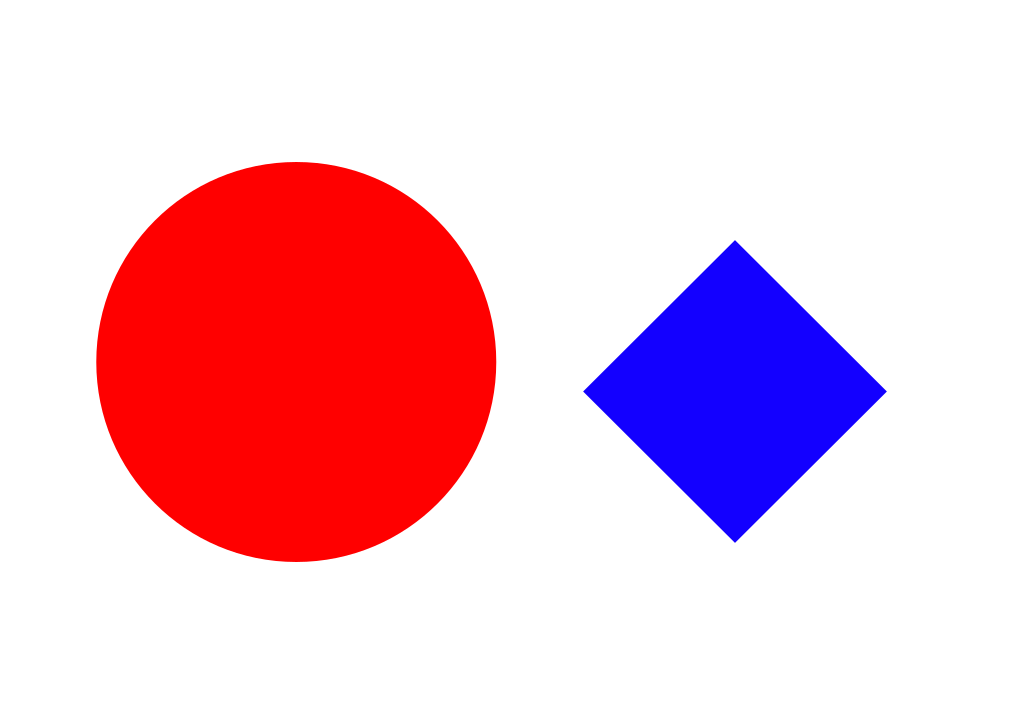
#> input picture task_1a_explore_opencv/Task_1A_Part1/Samples/Sample1.png, 1024 x 724 px, found by its file name
$ jupyter execute shapesandcentroiddetector.ipynb
#> lines starting #> are read from the running program, lines starting #| are printed output that depends on the picture; after the words box and inside, x2 and y2 are one past the last pixel; in counts of white or black regions, pixels touching at a corner belong together
[cell 1]
import cv2 as cv
import numpy as np
from matplotlib import pyplot as plt
name = None

[cell 2]
image = cv.imread("Sample1.png",1)
#> image is the input picture: shape (724, 1024, 3); mean B, G, R 211.8, 196, 240.4
image = cv.line(image, (0,0),(642,642),(255,0,0),3)
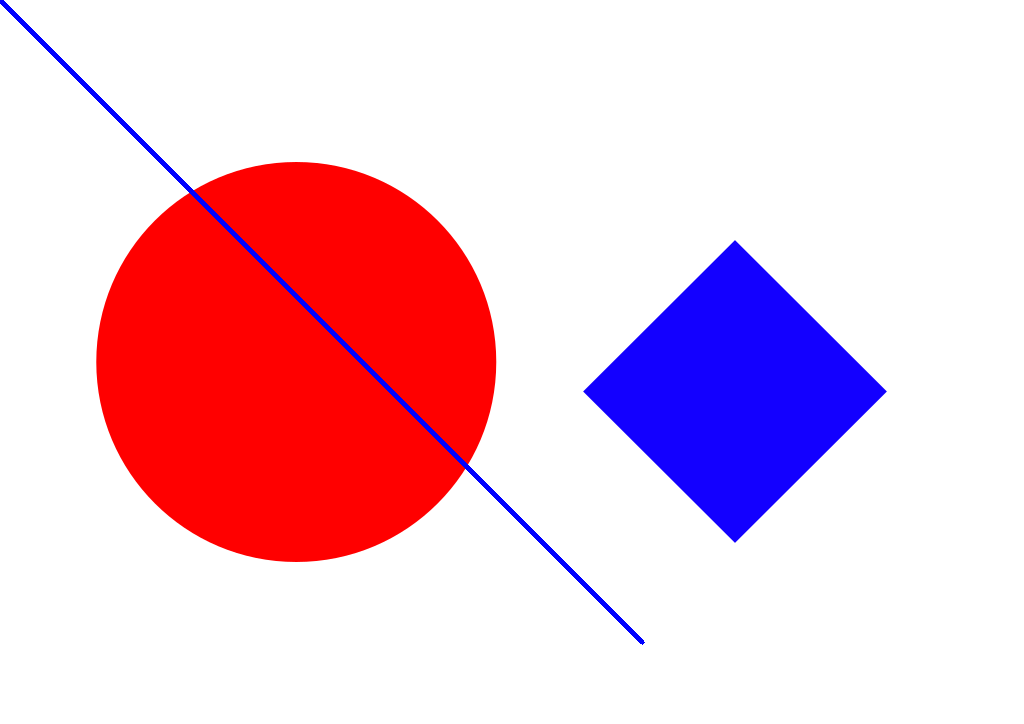
#> image: shape (724, 1024, 3); 0.61% of pixels changed, all inside (x1, y1, x2, y2) = (0, 0, 645, 645)
plt.imshow(image,cmap='gray')
plt.show()
shapes ={}

[cell 3]
def shape(approx):
        if len(approx) == 3:
            shape = "Triangle"

        elif len(approx) == 4:
            #Call rect() to detect the shape
            # angle,op_angle,cong_diag,op_side_eq,all_sides_cong = rect(c)

            # #If opposite angles and sides are equal and diagonals are congruent, it must be a parallelogram
            # if op_angle and op_side_eq and cong_diag:
            #     #If all angles and sides are equal, aspect ratio is 1 and diagonals are congruent, it must be a square
            #     if angle and cong_diag and all_sides_cong:
            #         shape='Square'
            #     elif not(angle) or not(cong_diag) and all_sides_cong:
            #         #If aspect ratio is not 1 and angles are not 90, it must be a rhombus
            #         shape = 'Rhombus'
            #     #Otherwise, its a parallelogram
            #     else:
            shape = 'Parallelogram'
            #If diagonals are not congruent, aspect ratio is not 1, opposite angles are not equal and
            #all angles are not 90 degrees, it is a trapezium
            # elif not(cong_diag) and not(angle) or not(op_angle):
            #     shape='Trapezium'
            # #Otherwise, it is a quadrilateral
            # else: shape='Quadrilateral'
        #Pentagon if shape has 5 sides
        elif len(approx) == 5:
            shape = "Pentagon"
        #Hexagon if shape has 6 sides
        elif len(approx) == 6:
            shape = "Hexagon"
        # otherwise, we assume the shape is a circle
        else:
            shape = "Circle"
        return shape

[cell 4]
    # output = image.copy()
image = cv.GaussianBlur(image,(7,7), -1)
ret,thresh1 = cv.threshold(image,127,255,cv.THRESH_BINARY_INV)
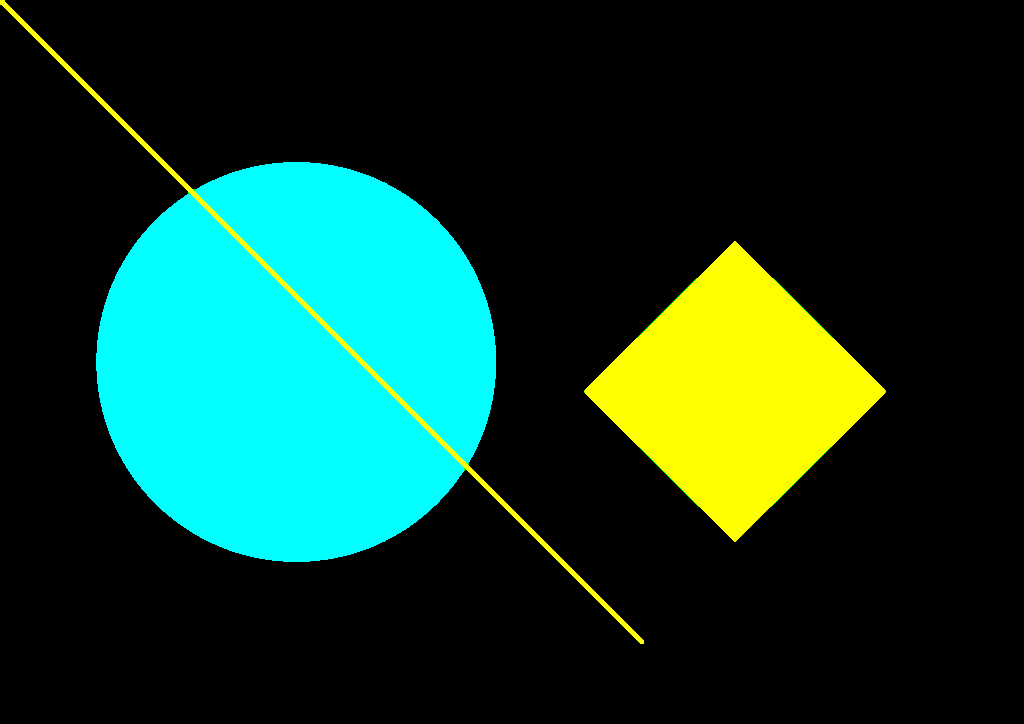
#> thresh1: shape (724, 1024, 3); mean B, G, R 42.6, 59.9, 17.3
plt.imshow(thresh1,cmap='gray')
plt.show()
edges = cv.Canny(thresh1,40,200)
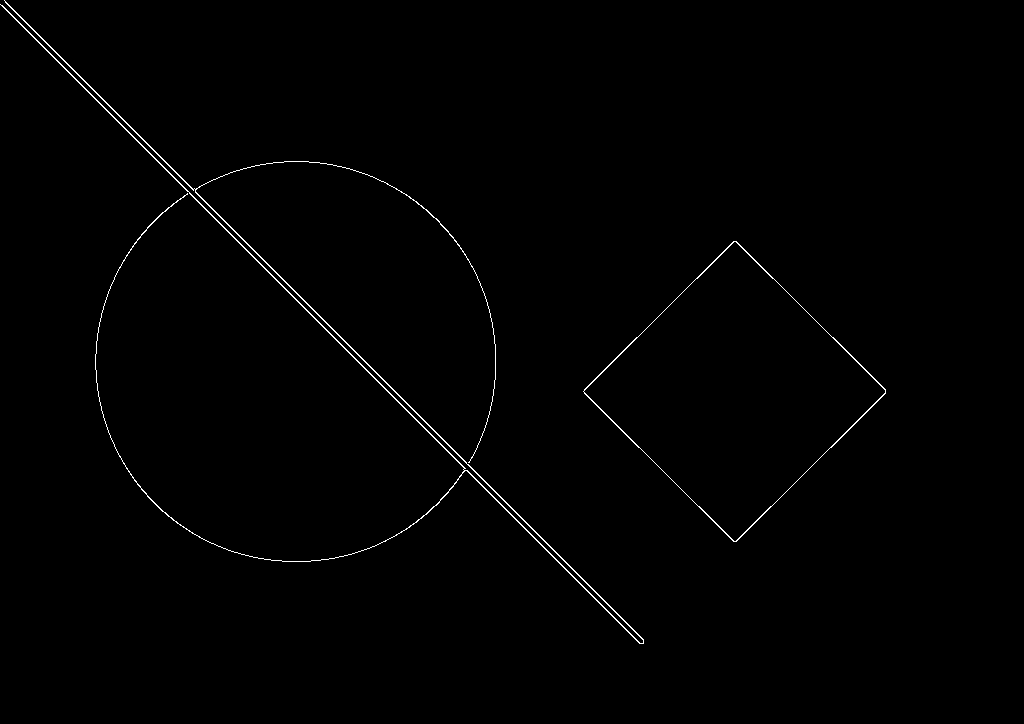
#> edges: shape (724, 1024); 0.65% white in thin lines or dots, all inside (x1, y1, x2, y2) = (0, 0, 886, 644)
cnts = cv.findContours(edges, cv.RETR_TREE, cv.CHAIN_APPROX_SIMPLE)
#> cnts = 3 contours; box (x1, y1, x2, y2) and area: (583, 241, 886, 542) 46113, (583, 241, 886, 542) 45755, (0, 0, 644, 644) 1454
plt.imshow(edges,cmap='gray')
plt.show()

if len(cnts) == 2:
        cnts = cnts[0]
elif len(cnts) == 3:
        cnts = cnts[1]
img = cv.drawContours(image,cnts, -1, (0,255,0), 3)
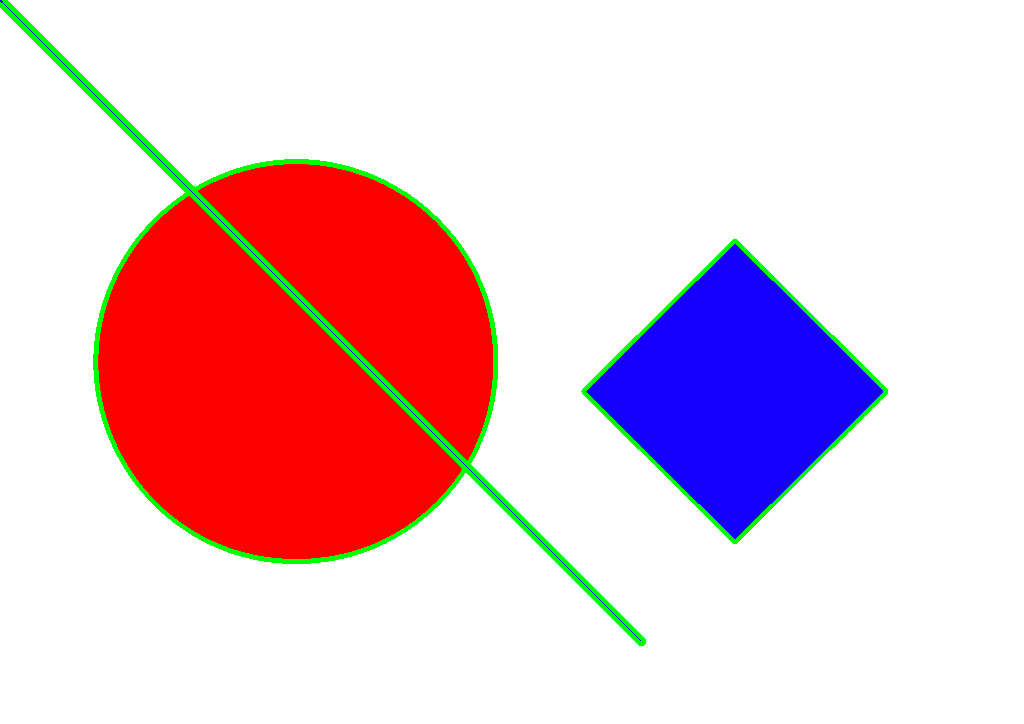
#> img: shape (724, 1024, 3); mean B, G, R 208.1, 198.6, 234.8
cv.imwrite("cnts.png",img)
plt.imshow(img,cmap='gray')
plt.show()
for cnt in cnts:
        M = cv.moments(cnt)
        cX = int((M["m10"] / M["m00"])) #X co-ordinate of the centroid of the shape
        cY = int((M["m01"] / M["m00"])) #Y co-ordinate of the centroid of the shape
        peri = cv.arcLength(cnt, True)
        approx = cv.approxPolyDP(cnt, 0.001 * peri, True)
        area=cv.contourArea((cnt))
        print(shape(approx))
        if shape(approx) =='Circle':
            # print(cX, cY)
            # print(len(approx), area)
            shapes['Circle'] =[None,cX,cY]
#> this loop made 3 passes
#> (cX, cY, peri, area) on passes 1 to 3: (734, 391, 856, 46113), (734, 391, 853.7, 45755), (318, 327, 6256.4, 1453.5)
#| Circle
#| Circle
#| Circle
#> after the loop, shapes = 1 item
print(shapes)
#| {'Circle': [None, 318, 327]}

[cell 5]
for cnt in cnts:
        M = cv.moments(cnt)
        cX = int((M["m10"] / M["m00"])) #X co-ordinate of the centroid of the shape
        cY = int((M["m01"] / M["m00"])) #Y co-ordinate of the centroid of the shape
        peri = cv.arcLength(cnt, True)
        approx = cv.approxPolyDP(cnt, 0.001 * peri, True)
        area=cv.contourArea((cnt))
        print(shape(approx))
        if shape(approx) =='Circle':
            # print(cX, cY)
            # print(len(approx), area)
            shapes['Circle'] =[None,cX,cY]
print(shapes)
#| {'Circle': [None, 318, 327]}

$ run again, with task_1a_explore_opencv/Task_1A_Part1/Samples/Sample2.png copied over task_1a_explore_opencv/Task_1A_Part1/Samples/Sample1.png
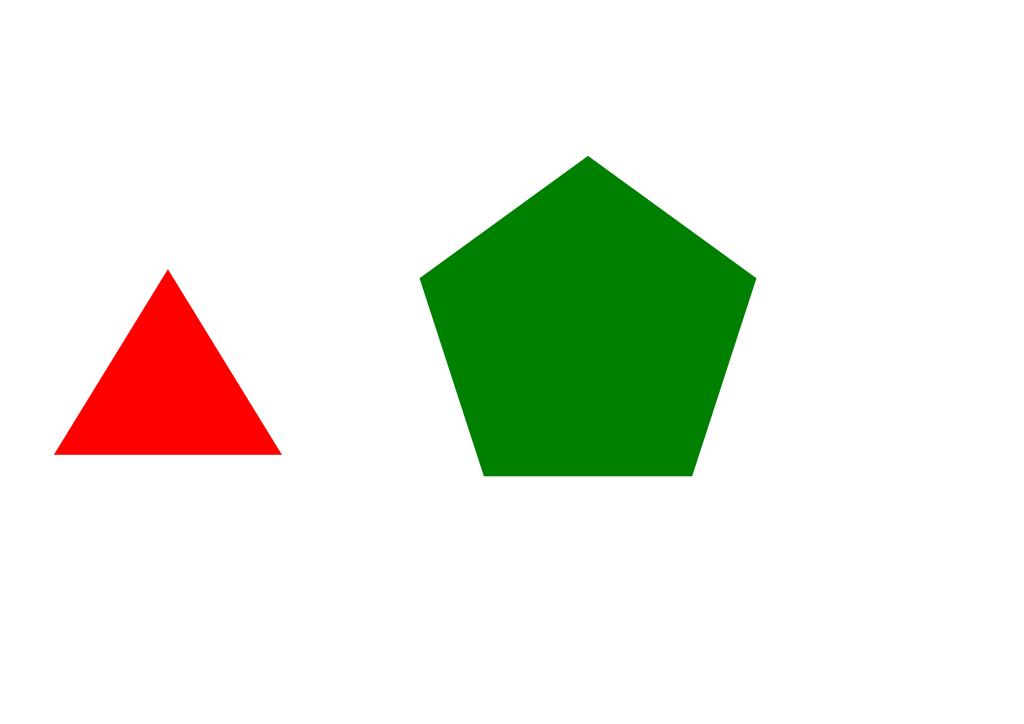
#> input picture task_1a_explore_opencv/Task_1A_Part1/Samples/Sample2.png, 1024 x 724 px, found by its file name
#> image is the input picture: shape (724, 1024, 3); mean B, G, R 222.2, 234.9, 229.3
#> `edges = cv.Canny(thresh1,40,200)`:
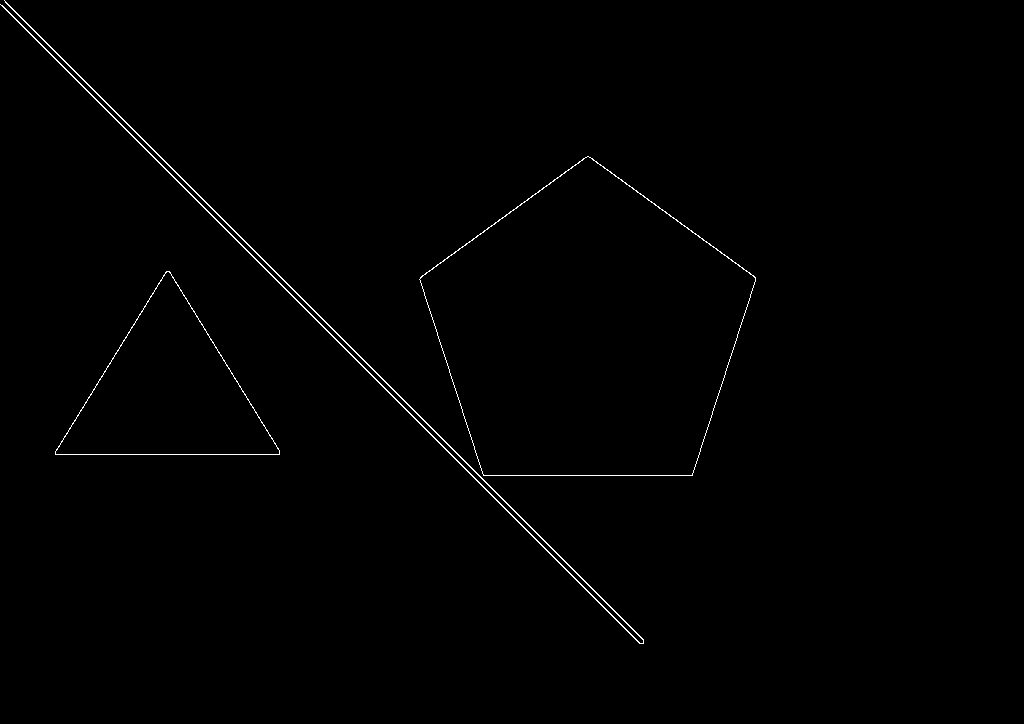
#> edges: shape (724, 1024); 0.58% white in thin lines or dots, all inside (x1, y1, x2, y2) = (0, 0, 756, 644)
#> cnts = 5 contours; box (x1, y1, x2, y2) and area: (419, 156, 756, 476) 74502, (419, 156, 756, 476) 74350, (55, 271, 280, 455) 21136, (55, 271, 280, 455) 21050, (0, 0, 644, 644) 1276
#> `img = cv.drawContours(image,cnts, -1, (0,255,0), 3)`:
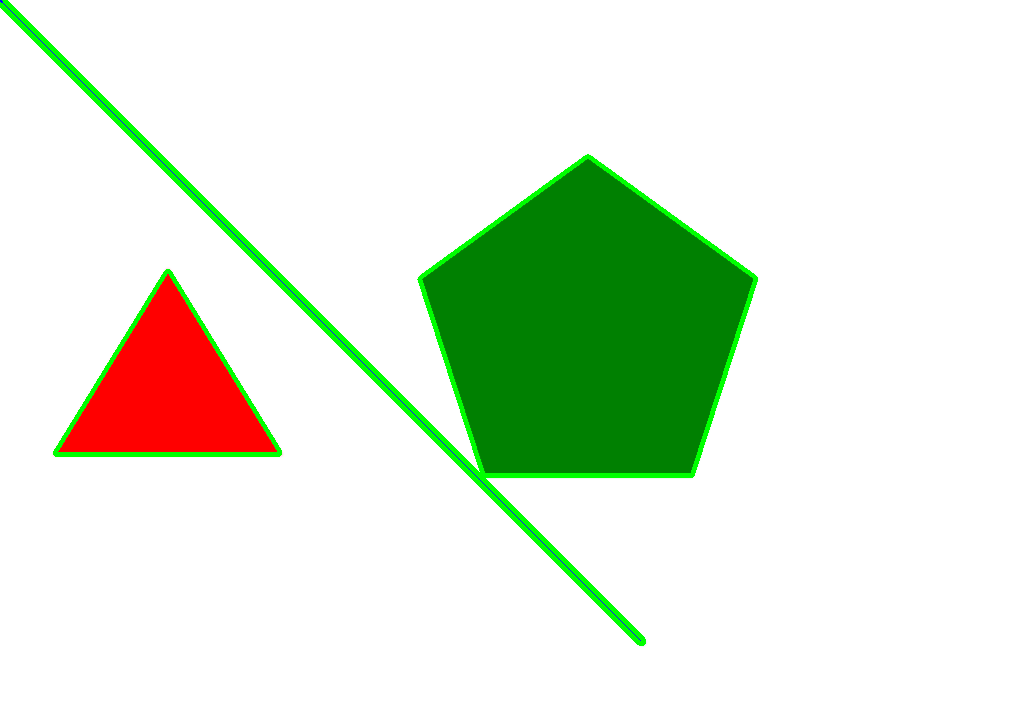
#> img: shape (724, 1024, 3); mean B, G, R 217.8, 235.7, 224.2
#> the loop `for cnt in cnts:` made 5 passes
#> (cX, cY, peri, area) on passes 1 to 4: (167, 392, 684.5, 21135.5), (167, 392, 682.2, 21050.5), (587, 332, 1093.3, 74502), (587, 332, 1090.9, 74350)
#> (printed output is left out)
#> after the loop `for cnt in cnts:`: shapes = 1 item
#| {'Circle': [None, 587, 332]}
#| {'Circle': [None, 587, 332]}
